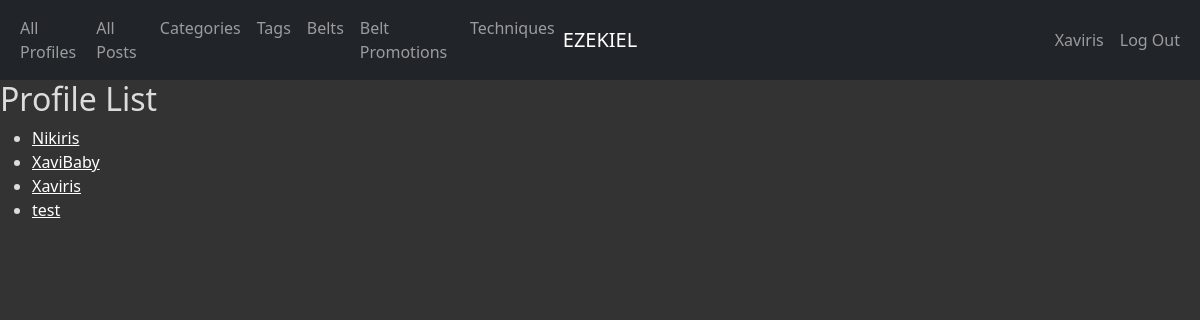
/profiles/ (signed in), run on the app's committed database.
### app_info/models.py (models this page shows, shortened)
class Profile(AbstractUser):
    profile_id = models.AutoField(primary_key=True)
    first_name = models.CharField(max_length=45)
    last_name = models.CharField(max_length=45)
    join_date = models.DateTimeField(default=timezone.now)
    profile_picture = models.ImageField(default="")
    banner_picture = models.ImageField(default="")
    belt = models.ForeignKey(Belt, related_name='profiles', on_delete=models.PROTECT)
    def get_absolute_url(self):
        return reverse('app_info_profile_detail_urlpattern',
                       kwargs={'pk': self.pk}
                       )
    class Meta:
        ordering = ['first_name']

### app_info/views.py (the view)
class ProfileList(ListView):
    model = Profile

### app_info/templates/app_info/profile_list.html (shortened to what this page needs)
{% extends 'app_info/base.html' %}
{% block content %}
<h2>Profile List</h2>
<ul>
    {% for profile in profile_list %}
    <li>
        <a href="{{ profile.get_absolute_url }}">{{ profile.username }}</a>
    </li>
    {% empty %}
    <li><em>There are currently no profile available</em></li>
    {% endfor %}
</ul>
{% endblock %}

### app_info/templates/app_info/base.html (shortened to what this page needs)
{% load static %}
<!DOCTYPE html>
<html lang="en">
<head>
  {% load bootstrap5 %}
  {% bootstrap_css %}
        <link rel="stylesheet" type="text/css"
          href="{% static 'app_info/cover.css' %}">
</head>
<body>
<nav class="navbar navbar-expand-md navbar-dark bg-dark">
    <div class="container-fluid">
        <div class="navbar-collapse collapse w-100 order-1 order-md-0 dual-collapse2">
            <ul class="navbar-nav me-auto">
            <li class="nav-item">
                <a class="nav-link" href="{% url 'app_info_profile_list_urlpattern' %}">
                    All Profiles</a></li>
            <li class="nav-item">
                <a class="nav-link" href="{% url 'app_info_post_list_urlpattern' %}">
                    All Posts</a>
            </li>
            <li class="nav-item">
                <a class="nav-link" href="{% url 'app_info_categories_list_urlpattern' %}">
                    Categories</a>
            </li>
            <li class="nav-item">
                <a class="nav-link" href="{% url 'app_info_tag_list_urlpattern' %}">
                    Tags</a>
            </li>
            <li class="nav-item">
                <a class="nav-link" href="{% url 'app_info_belt_list_urlpattern' %}">
                    Belts</a>
            </li>
            <li class="nav-item">
                <a class="nav-link" href="{% url 'app_info_belt_promotion_post_list_urlpattern' %}">
                    Belt Promotions</a>
            </li>
            <li class="nav-item">
                <a class="nav-link" href="{% url 'app_info_technique_list_urlpattern' %}">
                    Techniques</a>
            </li>
            </ul>
        </div>
        <div class="mx-auto order-0">
            <a class="navbar-brand mx-auto" href="/">EZEKIEL</a>
        </div>
        <div class="navbar-collapse collapse w-100 order-3 dual-collapse2">
            <ul class="navbar-nav ms-auto">
                <li class="nav-item">
                    {% if user.is_authenticated %}
                    <li><a class="nav-link" href="{{ user.get_absolute_url }}">
                        {{ user.username }}</a></li>
                {% else %}
                    <li><a class="nav-link" href="{% url 'app_info_profile_create_urlpattern'%}">Sign Up</a></li>
                {% endif %}
                </li>
                <li class="nav-item">
                    {% if user.is_authenticated %}
                    <li><a class="nav-link" href="{% url 'logout_urlpattern' %}">
                        Log Out</a></li>
                {% else %}
                    <li><a class="nav-link" href="{% url 'login_urlpattern' %}">
                        Login</a></li>
                {% endif %}
                </li>
            </ul>
        </div>
    </div>
</nav>
{% block content %}{% endblock %}
</body>
</html>

### static/app_info/cover.css (style rules this page uses)
a, a:focus, a:hover { color: #fff; }
html, body { height: 100%; background-color: #333; }
div, h2, h3, em, li, span, label, td, th { color: gainsboro; }

### data on the page
Profile: username "Xaviris"
Profile: username "Nikiris"
Profile: username "XaviBaby"
Profile: username "test"
